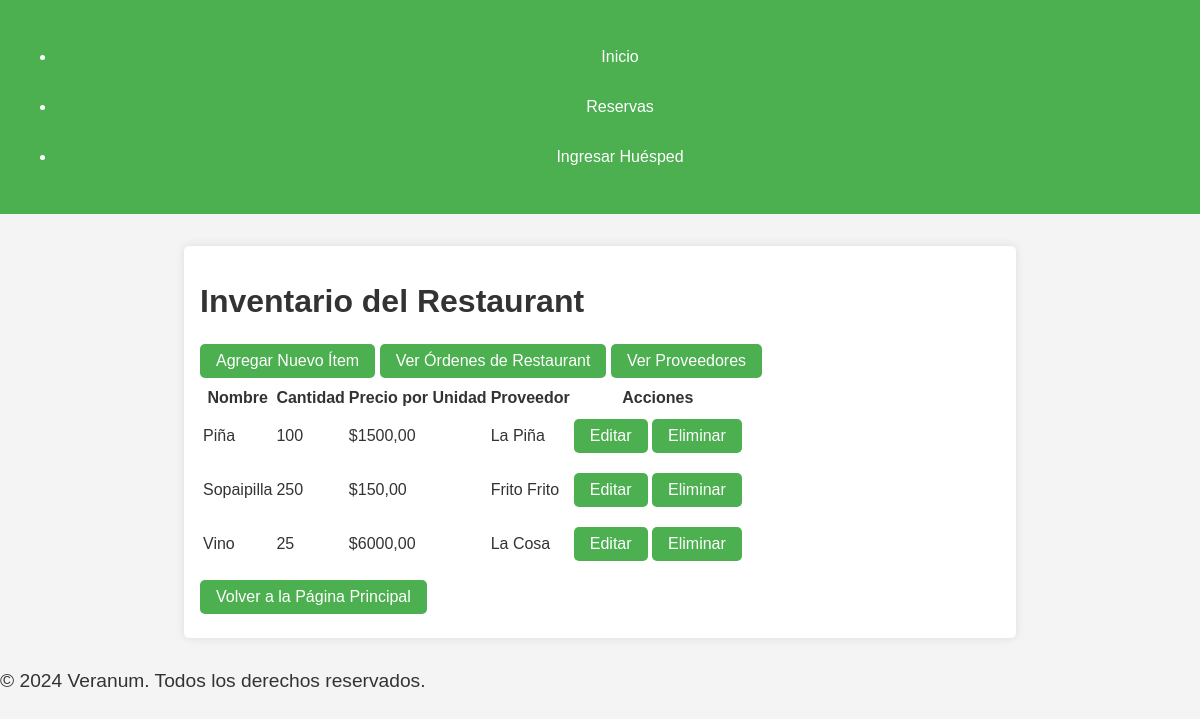
/inventory/items/, run on the app's committed database.
### core/models.py (models this page shows, shortened)
class InventoryItem(models.Model):
    name = models.CharField(max_length=100)
    quantity = models.PositiveIntegerField()
    unit_price = models.DecimalField(max_digits=10, decimal_places=2)
    provider = models.ForeignKey(Provider, on_delete=models.CASCADE)

class Provider(models.Model):
    name = models.CharField(max_length=100)
    contact_info = models.TextField()

### core/views.py (the view)
# urls.py: path('inventory/items/', inventory_item_list, name='inventory_item_list'),
def inventory_item_list(request):
    items = InventoryItem.objects.all()
    return render(request, 'core/inventory_item_list.html', {'items': items})

### core/templates/core/inventory_item_list.html
{% extends 'core/base.html' %}
{% block content %}
<h1>Inventario del Restaurant</h1>
<a href="{% url 'inventory_item_create' %}" class="btn btn-primary mb-3">Agregar Nuevo Ítem</a>
<a href="{% url 'restaurant_order_list' %}" class="btn btn-secondary mb-3">Ver Órdenes de Restaurant</a>
<a href="{% url 'provider_list' %}" class="btn btn-secondary mb-3">Ver Proveedores</a>
<table class="table">
    <thead>
        <tr>
            <th>Nombre</th>
            <th>Cantidad</th>
            <th>Precio por Unidad</th>
            <th>Proveedor</th>
            <th>Acciones</th>
        </tr>
    </thead>
    <tbody>
        {% for item in items %}
        <tr>
            <td>{{ item.name }}</td>
            <td>{{ item.quantity }}</td>
            <td>${{ item.unit_price }}</td>
            <td>{{ item.provider.name }}</td>
            <td>
                <a href="{% url 'inventory_item_update' pk=item.pk %}" class="btn btn-warning btn-sm">Editar</a>
                <a href="{% url 'inventory_item_delete' pk=item.pk %}" class="btn btn-danger btn-sm">Eliminar</a>
            </td>
        </tr>
        {% empty %}
        <tr>
            <td colspan="5">No hay ítems en el inventario.</td>
        </tr>
        {% endfor %}
    </tbody>
</table>
<a href="{% url 'home' %}" class="btn btn-secondary mt-3">Volver a la Página Principal</a>
{% endblock %}

### core/static/core/css/styles.css (style rules this page uses)
body { font-family: Arial, sans-serif; background-color: #f4f4f4; color: #333; margin: 0; padding: 0; }
h1 { font-size: 2rem; margin-bottom: 1rem; }
a { display: inline-block; margin: 0.5rem 0; padding: 0.5rem 1rem; text-decoration: none; color: white; background-color: #4CAF50; border-radius: 5px; transition: background-color 0.3s ease; }

### data on the page
InventoryItem: name "Piña", quantity "100", unit_price "1500,00", provider.name "La Piña"
InventoryItem: name "Sopaipilla", quantity "250", unit_price "150,00", provider.name "Frito Frito"
InventoryItem: name "Vino", quantity "25", unit_price "6000,00", provider.name "La Cosa"
